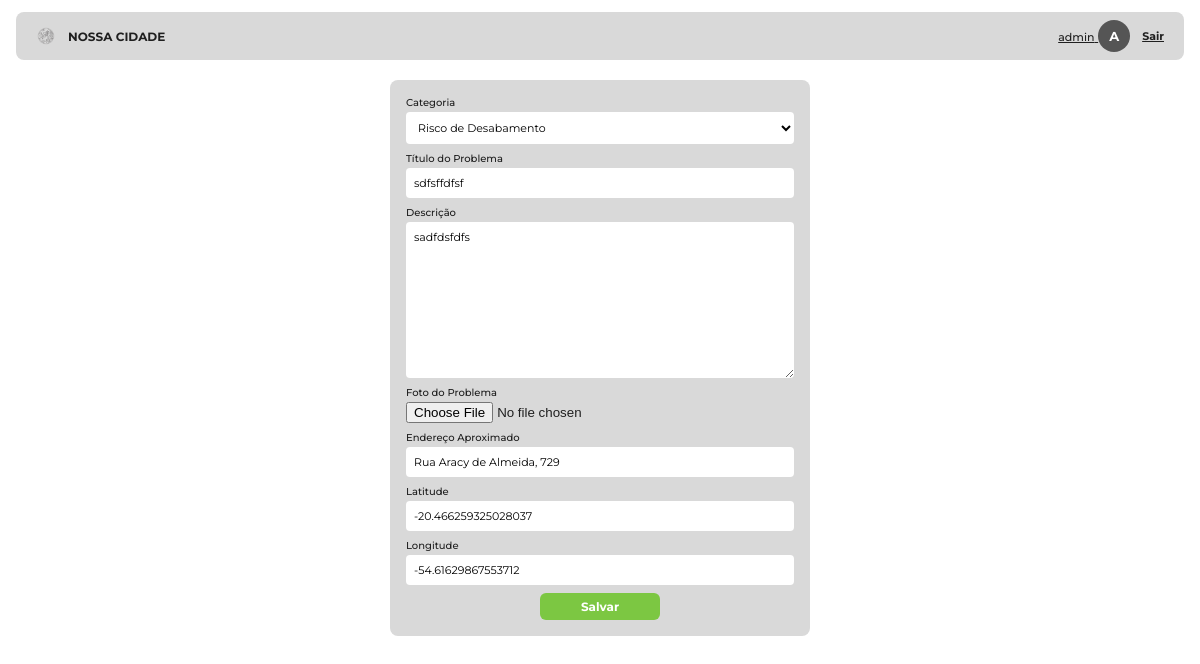
Page /relatos/8/editar/ (signed in) on the committed database.
### nossacidade/models.py (models this page shows, shortened)
class Reclamacao(models.Model):
    STATUS_CHOICES = [
        ('ABERTO', 'Aberto'),
        ('ANALISE', 'Em análise'),
        ('ANDAMENTO', 'Equipe no local'),
        ('RESOLVIDO', 'Resolvido'),
    ]
    autor = models.ForeignKey(User, on_delete=models.SET_NULL, null=True, blank=True)
    categoria = models.ForeignKey(Categoria, on_delete=models.PROTECT, verbose_name="Categoria")
    titulo = models.CharField(verbose_name="Título do Problema", max_length=100, blank=False, default="Sem Título")
    descricao = models.TextField(verbose_name="Descrição", blank=False)
    imagem = models.ImageField(verbose_name="Foto do Problema", upload_to='relatos/', blank=True, null=True)
    endereco = models.CharField(verbose_name="Endereço Aproximado", max_length=200, blank=False)
    latitude = models.FloatField(verbose_name="Latitude", null=True, blank=True)
    longitude = models.FloatField(verbose_name="Longitude", null=True, blank=True)
    data_relato = models.DateTimeField(verbose_name="Data do Relato", auto_now_add=True)
    upvotes = models.IntegerField(verbose_name="Votos", default=0)
    status = models.CharField(max_length=20, choices=STATUS_CHOICES, default='ABERTO')
    class Meta:
        ordering = ['id']
        verbose_name = "Reclamação"
        verbose_name_plural = "Reclamações"

### nossacidade/views.py (the view)
# urls.py: path("relatos/<int:pk>/editar/", ReclamacaoUpdateView.as_view(), name="reclamacao_update"),
class ReclamacaoUpdateView(LoginRequiredMixin, UserPassesTestMixin, UpdateView):
    model = Reclamacao
    form_class = ReclamacaoForm
    template_name = "nossacidade/reclamacao_update.html"
    context_object_name = "reclamacao"
    success_url = reverse_lazy("nossacidade:reclamacao_list")
    def test_func(self):
        obj = self.get_object()
        return obj.autor == self.request.user or self.request.user.is_superuser

### nossacidade/forms.py
class ReclamacaoForm(forms.ModelForm):
    class Meta:
        model = Reclamacao
        fields = [
            "categoria",
            "titulo",
            "descricao", "imagem",
            "endereco", "latitude",
            "longitude",
        ]

### nossacidade/models.py (called while the page is built)
    def __str__(self):
        return self.nome

### nossacidade/templatetags/nc_tags.py (called while the page is built)
@register.filter
def nome_autor(user):
    if not user:
        return "Autor removido"
    return user.get_full_name() or user.username

@register.filter
def iniciais(user):
    return nome_autor(user)[:1].upper()

### nossacidade/templates/nossacidade/reclamacao_update.html (shortened to what this page needs)
{% extends "nossacidade/base.html" %}
{% block conteudo %}
<section class="pagina-form">
  <form method="post" enctype="multipart/form-data" class="form-relato">
    {% for field in form.visible_fields %}
      <label class="campo campo-{{ field.name }}"><span>{{ field.label }}</span>{{ field }}
        {% for e in field.errors %}<em class="erro">{{ e }}</em>{% endfor %}</label>
    {% endfor %}
    <button class="btn-verde btn-enviar">Salvar</button>
  </form>
</section>
{% endblock %}

### nossacidade/templates/nossacidade/base.html (shortened to what this page needs)
{% load static nc_tags %}
<!doctype html>
<html lang="pt-br">
<head>
  <link rel="stylesheet" href="{% static 'nossacidade/css/nossacidade.css' %}">
</head>
<body class="{% block bodyclass %}app{% endblock %}">
  {% block corpo %}
  <header class="topbar">
    <a class="marca" href="{% url 'nossacidade:inicio' %}">
      <img src="{% static 'nossacidade/img/logo.png' %}" alt="" width="28" height="28">
      <span>NOSSA CIDADE</span>
    </a>
    {% if user.is_authenticated %}
    <div class="sessao">
      <a class="sessao-perfil" href="{% url 'nossacidade:perfil' %}" title="Meu perfil">
        <span class="sessao-nome">{{ user|nome_autor }}</span>
        <span class="avatar" aria-hidden="true">{{ user|iniciais }}</span>
      </a>
      <form method="post" action="{% url 'accounts:logout' %}">
        <button class="btn-sair">Sair</button>
      </form>
    </div>
    {% else %}
    <a class="link-entrar" href="{% url 'accounts:login' %}">Entrar</a>
    {% endif %}
  </header>
  <main class="pagina">{% block conteudo %}{% endblock %}</main>
  {% endblock %}
</body>
</html>

### nossacidade/static/nossacidade/css/nossacidade.css (style rules this page uses)
:root { --verde:#7cc742;--cinza:#d9d9d9;--fundo-auth:#a9a9a9;--texto:#1f1f1f; --critica:#e02828;--alta:#f57c1f;--media:#f2b705;--baixa:#12a84a; --c0:#6b3a3a;--c1:#7cc742;--c2:#ffc800;--c3:#2f6fb3 }
* { box-sizing:border-box }
body { margin:0;font-family:Montserrat,system-ui,sans-serif;color:var(--texto);background:#fff;font-size:14px }
a { color:inherit }
.topbar { display:flex;justify-content:space-between;align-items:center;background:var(--cinza);padding:8px 16px;margin:12px 16px 0;border-radius:8px }
.marca { display:flex;align-items:center;gap:8px;text-decoration:none;font-weight:700;font-size:12px }
.sessao { display:flex;align-items:center;gap:8px }
.sessao form { margin:0 }
.sessao-nome { font-size:11px;font-weight:500 }
.btn-sair { background:none;border:0;font:700 11px Montserrat,sans-serif;text-decoration:underline;cursor:pointer;padding:4px;color:inherit }
.avatar { display:inline-grid;place-items:center;width:32px;height:32px;border-radius:50%;background:#555;color:#fff;font:700 13px Montserrat,sans-serif;border:0;flex:none }
.pagina { padding:8px 16px 24px }
.btn-verde { display:block;width:100%;background:var(--verde);color:#fff;font:700 12px Montserrat,sans-serif;border:0;border-radius:6px;padding:11px;text-align:center;text-decoration:none;cursor:pointer }
.form-relato { display:grid;grid-template-columns:1fr 1fr;gap:8px }
.campo { display:grid;gap:3px;font-size:10px;align-content:start }
.campo span { font-weight:500 }
.form-relato select,.form-relato input:not([type=file]),.form-relato textarea { width:100%;background:#fff;border:0;border-radius:4px;padding:8px;font:11px Montserrat,sans-serif }
.form-relato textarea { min-height:70px;resize:vertical }
.btn-enviar { grid-column:2;justify-self:end;width:90px;padding:6px }
.pagina-form { background:var(--cinza);border-radius:8px;padding:16px;max-width:420px;margin:12px auto }
.pagina-form .form-relato { grid-template-columns:1fr }
.pagina-form .btn-enviar { grid-column:1;justify-self:center;width:120px }

### rows in the picture
Reclamacao: visible_fields "Risco de Desabamento" "sdfsffdfsf" "sadfdsfdfs" "Rua Aracy de Almeida, 729" "-20.466259325028037" "-54.61629867553712"

### other values in the picture
{{ user|nome_autor }} "admin"
{{ user|iniciais }} "A"
{{ field.label }} "Categoria" "Título do Problema" "Descrição" "Foto do Problema" "Endereço Aproximado" "Latitude" "Longitude"
